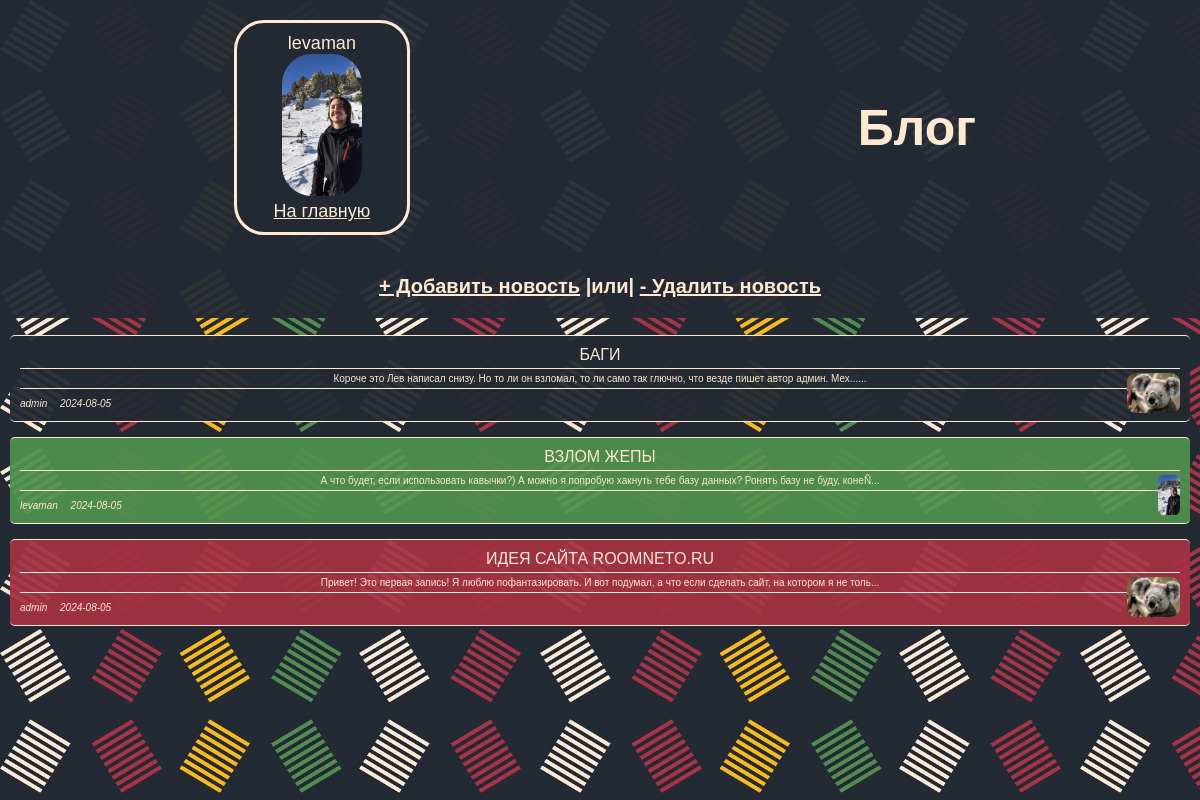
The page /blog/blog.php (signed in) on the database its author committed.
### tables this page shows
CREATE TABLE `news` (
  `id` int(11) NOT NULL,
  `date` timestamp NOT NULL DEFAULT CURRENT_TIMESTAMP,
  `author_id` int(11) DEFAULT NULL,
  `text` text,
  `color` int(4) NOT NULL DEFAULT '0',
  `theme` varchar(100) NOT NULL DEFAULT 'Без темы'
);

CREATE TABLE `users` (
  `id` int(11) NOT NULL,
  `login` varchar(100) DEFAULT NULL,
  `full_name` varchar(355) DEFAULT NULL,
  `email` varchar(255) DEFAULT NULL,
  `password` varchar(500) DEFAULT NULL,
  `avatar` varchar(500) DEFAULT NULL
);

### blog/blog.php (the view, shortened to what this page needs)
<?php
require_once '../logic/connectPDO.php';
?>
<!DOCTYPE html>
<html lang="ru">
<head>
    <link rel="stylesheet" href="./blog_style.css">
</head>
<body>
    <div class="background">
        <div class="row">
            <div class="avatar">
                <?= $_SESSION['user']['login'] ?>
                <br>
                <img src="<?= '../' . $_SESSION['user']['avatar'] ?>" alt="avatar">
                <a href="../room.php">На главную</a>
            </div>
            <h1 class="header">Блог</h1>
        </div>
        <h2 class="subheader">
            <a href="./blog_manage.php">+ Добавить новость</a>
            |или|
            <a href="./blog_manage.php">- Удалить новость</a>
        </h2>
        <?php
        $news = $pdo->query("SELECT * FROM news ORDER BY date DESC ")->fetchAll();
        ?>
        <?php
        foreach ($news as $new) {
            $author_id = $new['author_id'];
            $sql = "SELECT login, avatar FROM news INNER JOIN users ON users.id = $author_id";
            $usersTab = $pdo->query($sql);
            $usersTab = $usersTab->fetch(PDO::FETCH_ASSOC);
            $dateLitl = substr($new['date'], 0, -8);
            $textLitl = substr($new['text'], 0, 200);
        ?>
            <a
            <?php
            echo ' <a href="./DynPage.php?id=';
            echo $new['id'] . '"';
            ?>
            class="<?php
                        if ($new['color'] === 0) {
                            echo 'publication';
                        } else if ($new['color'] === 1) {
                            echo 'publicationRed';
                        } else if ($new['color'] === 2) {
                            echo 'publicationGrn';
                        } else {
                            echo 'publication';
                        } ?>">
                <div class="avaNew">
                    <img src="<?= '../' . $usersTab['avatar'] ?>" alt="avatar">
                </div>
                <div class="theme">
                <?= $new['theme'] ?>
                </div>
                <div class="beginOFtxt">
                    <?= $textLitl . '...' ?>
                </div>
                <div class="author">
                    <?= $usersTab['login'] ?>
                </div>
                <div class="date">
                    <?= $dateLitl ?>
                </div>
            </a>
        <?php } ?>
</body>
</html>

### blog/blog_style.css (style rules this page uses)
html { scroll-behavior: smooth; }
body { margin: 0; font-family: 'Franklin Gothic Medium', 'Arial Narrow', Arial, sans-serif; color: rgb(255, 233, 209); }
.background { width: 100%; min-height: 100vh; background-repeat: repeat; background-attachment: fixed; background-image: url(../imgs/room_bg.jpg); background-size: 45%; }
.header { color: rgb(255, 233, 209); margin: 0; text-align: center; font-size: 50px; display: flex; text-align: center; justify-content: center; align-items: center; padding-right: 10px; }
.subheader { color: rgb(255, 233, 209); text-align: center; font-size: 20px; background-color: rgb(35, 42, 52,0.95); padding: 20px; margin-top: 0px; }
.subheader a { color: rgb(255, 233, 209); }
.row { display: flex; flex-direction: row; justify-content:space-around; background-color: rgb(35, 42, 52,0.95); }
.avatar { margin: 20px; width: 150px; padding: 10px; background-color: rgb(35, 42, 52,0.95); border-radius: 30px; text-align: center; border: 3px solid rgb(255, 233, 209); color: rgb(255, 233, 209); font-size: large; }
.avatar a, avatar img { display: block; color: rgb(255, 233, 209); }
.avatar img { width: 80px; border-radius: 30px; }
.publication { display: block; color: rgb(255, 233, 209); text-decoration:none; background-color: rgb(35, 42, 52,0.95); margin-left: 10px; margin-right: 10px; border-radius: 5px; border-bottom: solid 1px; border-top: solid 1px; padding: 10px; cursor: pointer; margin-bottom: 15px; position: relative; }
.publicationRed { display: block; color: rgb(255, 233, 209); text-decoration:none; background-color: rgb(164, 50, 68,0.95); margin-left: 10px; margin-right: 10px; border-radius: 5px; border-bottom: solid 1px; border-top: solid 1px; padding: 10px; cursor: pointer; margin-bottom: 15px; position: relative; }
.publicationGrn { display: block; color: rgb(255, 233, 209); text-decoration:none; background-color: rgb(78, 144, 77,0.95); margin-left: 10px; margin-right: 10px; border-radius: 5px; border-bottom: solid 1px; border-top: solid 1px; padding: 10px; cursor: pointer; margin-bottom: 15px; position: relative; }
.theme,.author,.date,.beginOFtxt { text-align: center; margin-bottom: 4px; padding-bottom: 4px; }
.theme { border-bottom: solid 1px; }
.beginOFtxt { font-size: 10px; border-bottom: solid 1px; }
.date { font-size: 10px; display: inline; font-style: italic; padding-left: 10px; }
.author { font-size: 10px; display: inline; font-style: italic; }
.avaNew { display: inline; position: absolute; right: 10px; bottom: 4px; }
.avaNew img { max-width: 70px; max-height: 40px; border-radius: 20%; }

### rows shown on the page
news: author.avatar (picture), theme "БАГИ", text "Короче это Лев написал снизу. Но то ли он взломал, то ли само так глючно, что везде пишет автор админ. Мех...", author.login "admin", date "2024-08-05"
news: author.avatar (picture), theme "ВЗЛОМ ЖЕПЫ", text "А что будет, если использовать кавычки?) А можно я попробую хакнуть тебе базу данных? Ронять базу не буду, конеÑ", author.login "levaman", date "2024-08-05"
news: author.avatar (picture), theme "ИДЕЯ САЙТА ROOMNETO.RU", text "Привет! Это первая запись! Я люблю пофантазировать. И вот подумал, а что если сделать сайт, на котором я не толь", author.login "admin", date "2024-08-05"

### other values the page prints
$_SESSION['user']['login'] "levaman"
